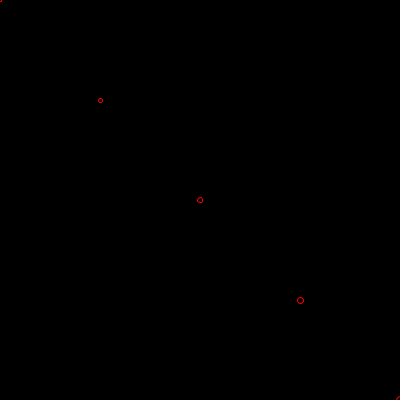
Frame 1 (no input)
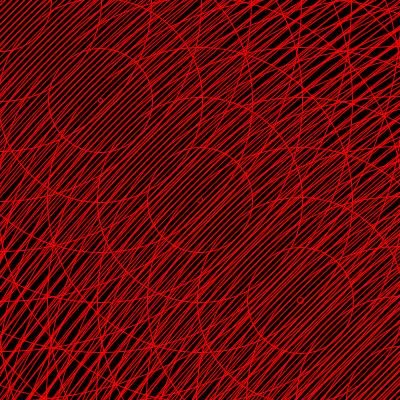
Frame 60 (the mouse pressed at the canvas centre just before this capture)
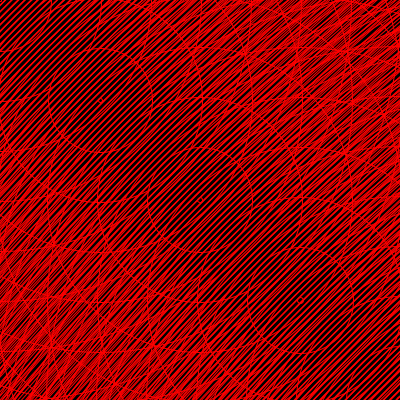
Frame 120 (the mouse held since frame 60 and released just before this capture)

The Processing sketch that drew these frames (run headless with seeded random() and noise(); from frame 60 on, the mouse is pressed at the canvas centre):

// Processing sketch: processing_167156
// ── processing_167156.pde

float c=2;
 
void setup() {
  size(400, 400);
  background(0);
}
 
void draw() {
 
  for (int i=0; i<100; i++) {
    if (i<50) {
      stroke (255, 0, 0);
    } else {
      stroke (255);
    }
    c=c+1;
    noFill();
    ellipse(i*100, i*100, c, c);
  }
}
